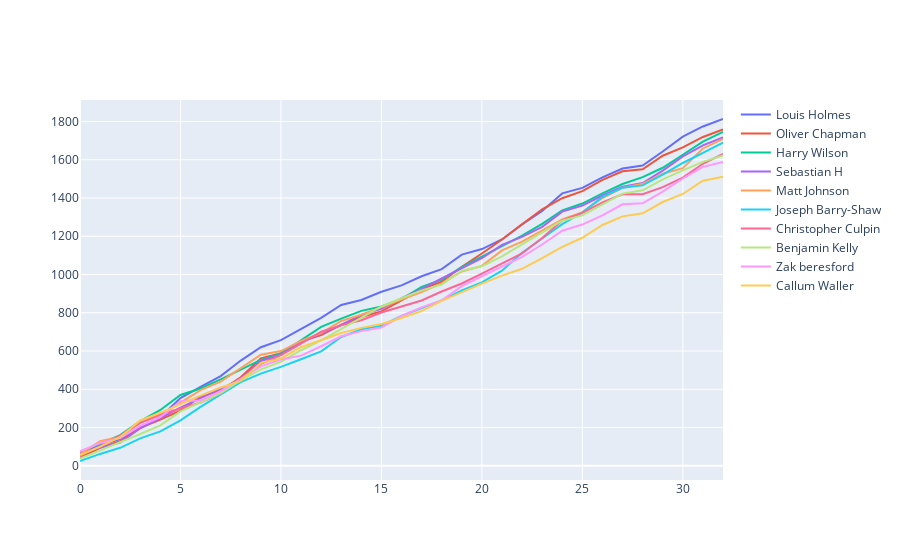

Notebook cell for this chart:
### Code cell
plot_timeseries(gameweek_totals_df,team_data_df)
